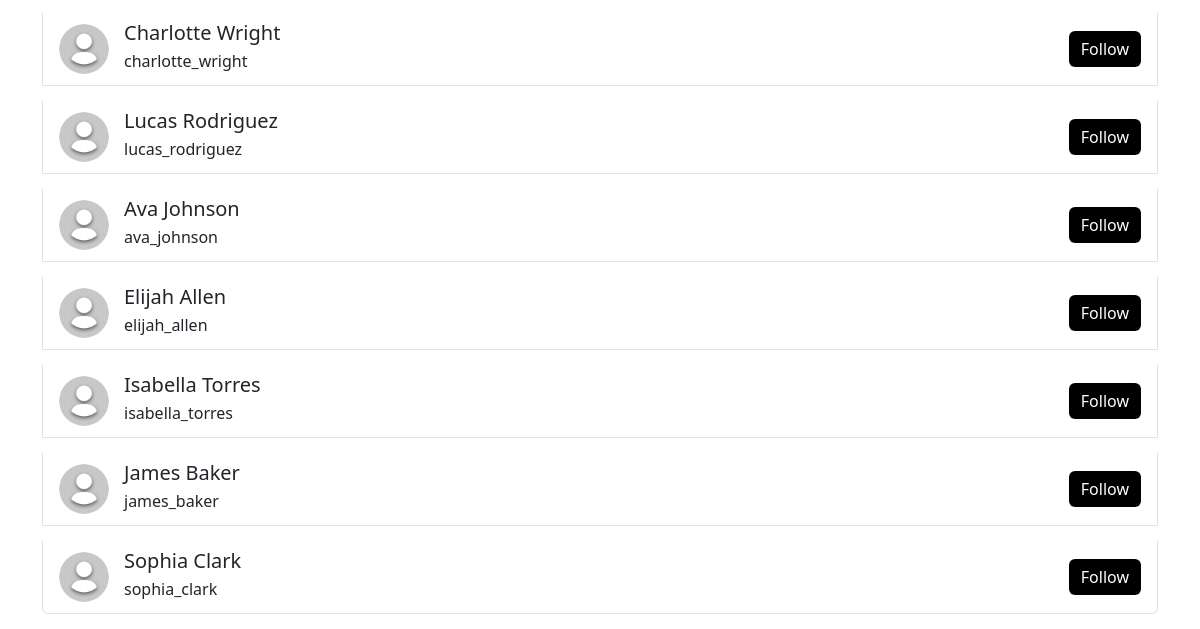
/people1.php (signed in, lower part), run on an earlier commit of the app's database.
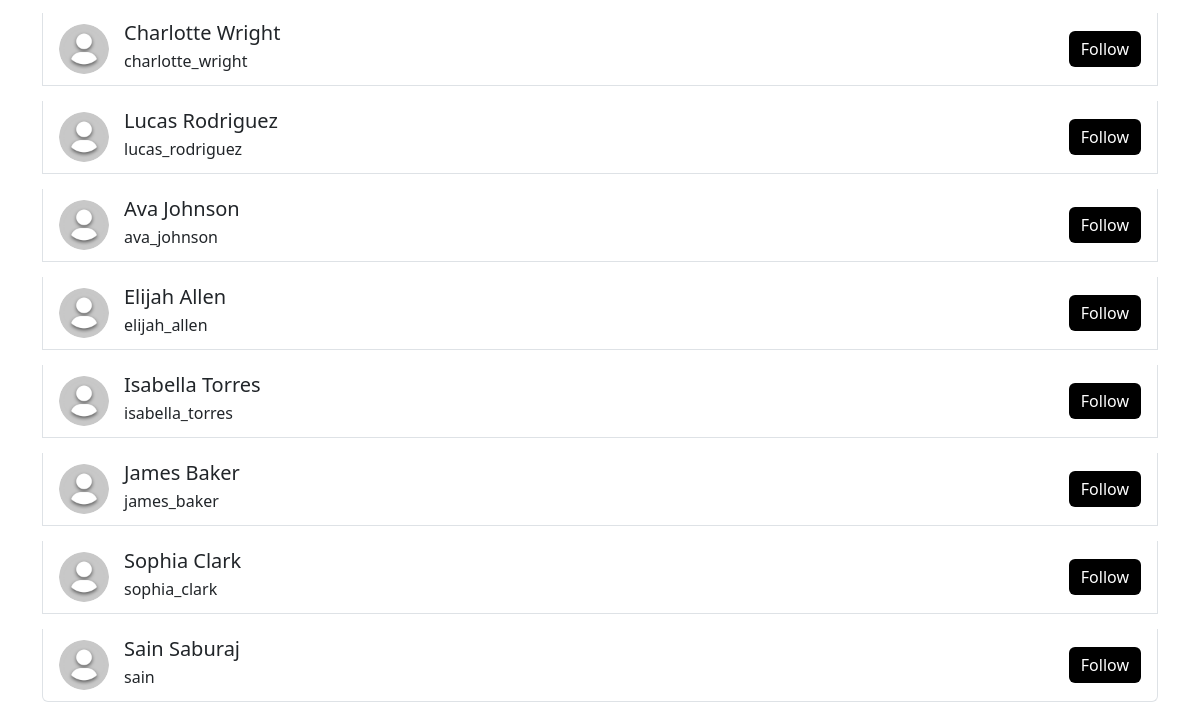
And on a later commit of the database.
### tables this page shows
CREATE TABLE `users` (
  `id` bigint(20) NOT NULL,
  `name` varchar(100) DEFAULT NULL,
  `username` varchar(191) DEFAULT NULL,
  `email` varchar(191) DEFAULT NULL,
  `password` varchar(255) DEFAULT NULL,
  `bio` text DEFAULT NULL,
  `profile_picture` varchar(255) DEFAULT 'default.png',
  `location` varchar(255) DEFAULT NULL,
  `created_at` timestamp NOT NULL DEFAULT current_timestamp()
);

### people1.php (the view, shortened to what this page needs)
<?php
include 'dbconfig.php';
$username = $_SESSION['username'];
$sql = "SELECT * FROM users WHERE username != '$username';";
$result = mysqli_query($conn, $sql);
$following = [];
?>
<!DOCTYPE html>
<html lang="en">
<head>
    <link rel="stylesheet" href="node_modules/bootstrap/dist/css/bootstrap.min.css">
    <link rel="stylesheet" href="assets/css/me.css">
</head>
<body>
    <div class="container mt-4">
        <ul class="list-group">
        <?php
        if (mysqli_num_rows($result) > 0) {
            while ($row = mysqli_fetch_assoc($result)) {
                $profilePhoto = $row['profile_picture'] ?? 'default.png';
                $isFollowing = in_array($row['id'], $following);
                $buttonClass = $isFollowing ? 'mybtn-outline' : 'mybtn';
                $buttonText = $isFollowing ? 'Following' : 'Follow';
                echo "<li class='list-group-item user-card'>";
                echo "<a href='user_profile.php?username=" . urlencode($row['username']) . "' class='text-decoration-none'>";
                echo "<img src='profile_picture/" . htmlspecialchars($profilePhoto) . "' alt='Profile Photo' class='profile-photo'>";
                echo "<div class='card-body'>";
                echo "<div>";
                echo "<h5 class='mb-1'>" . htmlspecialchars($row['name']) . "</h5>";
                echo "<p class='mb-1'>" . htmlspecialchars($row['username']) . "</p>";
                echo "</div></a>";
                echo "<form action='follow_unfollow.php' method='POST' style='display:inline;'>";
                echo "<button type='submit' class='btn $buttonClass'>$buttonText</button>";
                echo "</form>";
                echo "</div>";
                echo "</li>";
            }
        } else {
            echo "<li class='list-group-item'>No users found.</li>";
        }
        ?>
</body>
</html>

What changed in the data, as far as the page shows it:
added users: profile_picture (placeholder picture), name "Sain Saburaj", username "sain", id "Follow"
